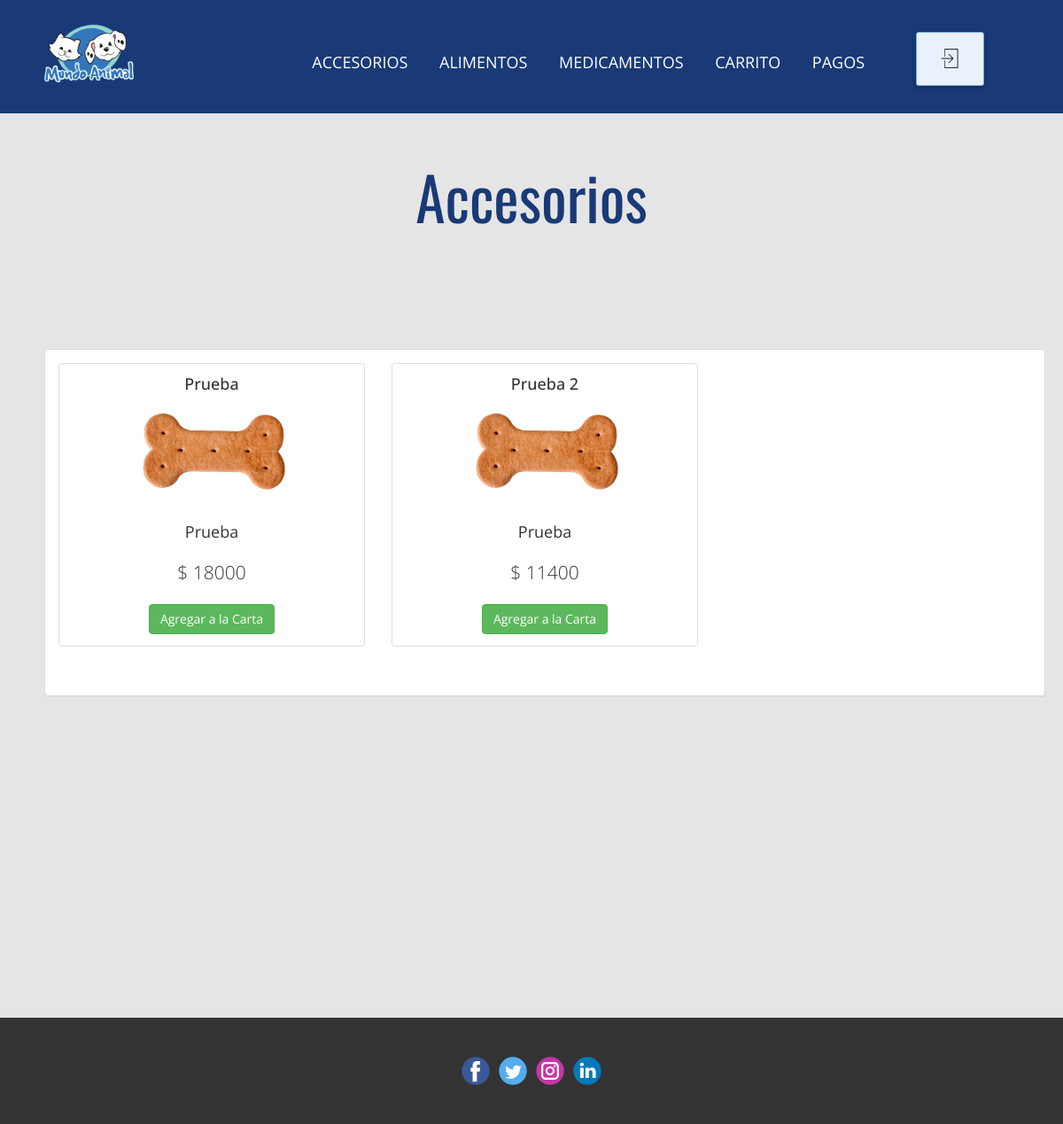
Screenshot of /view/ofertas.php (signed in) with the database file from the repository.
### tables this page shows
CREATE TABLE productos (
  idproductos INT AUTO_INCREMENT PRIMARY KEY,
  nombre VARCHAR(45) NOT NULL,
  imagen VARCHAR(255),
  descripcion VARCHAR(45) NOT NULL,
  precio DOUBLE NOT NULL,
  iva DOUBLE NOT NULL,
  categoria_id INT NOT NULL,
  proveedor_id BIGINT NOT NULL);

### view/ofertas.php (the view, shortened to what this page needs)
<?php
include('Configuracion.php');
?>
<!DOCTYPE html>
<html style="font-size: 18px;">
<head>
  <link rel="stylesheet" href="../css/nicepage2.css" media="screen">
  <link rel="stylesheet" href="../css/productos.css" media="screen">
  <link rel="stylesheet" href="http://maxcdn.bootstrapcdn.com/bootstrap/3.3.7/css/bootstrap.min.css">
</head>
<body class="u-body u-xl-mode">
  <header class="u-clearfix u-custom-color-1 u-header u-sticky u-sticky-1a32 u-header" id="sec-090a">
    <div class="u-clearfix u-sheet u-sheet-1">
      <a href="ofertas.php" class="u-image u-logo u-image-1" data-image-width="600" data-image-height="600"><img src="../images/MundoAnimal.png" class="u-logo-image u-logo-image-1"></a>
      <a href="logout.php" class="u-border-1 u-border-palette-1-light-1 u-btn u-btn-round u-button-style u-palette-1-light-3 u-radius-3 u-text-palette-1-dark-2 u-btn-1"><span class="u-file-icon u-icon u-icon-1"><img src="../images/149408.png" alt=""></span></a>
      <nav class="u-menu u-menu-dropdown u-offcanvas u-menu-1" data-responsive-from="MD">
        <div class="u-custom-menu u-nav-container">
          <ul class="u-nav u-unstyled u-nav-1">
            <li class="u-nav-item"><a class="u-button-style u-nav-link u-text-active-white u-text-hover-white" href="ofertas.php" style="padding: 10px 11px 10px 20px;">ACCESORIOS</a></li>
            <li class="u-nav-item"><a class="u-button-style u-nav-link u-text-active-white u-text-hover-white" href="alimentos.php" style="padding: 10px 11px 10px 20px;">ALIMENTOS</a></li>
            <li class="u-nav-item"><a class="u-button-style u-nav-link u-text-active-white u-text-hover-white" href="medicamentos.php" style="padding: 10px 11px 10px 20px;">MEDICAMENTOS</a></li>
            <li class="u-nav-item"><a class="u-button-style u-nav-link u-text-active-white u-text-hover-white" href="VerCarta.php" style="padding: 10px 11px 10px 20px;">CARRITO</a></li>
            <li class="u-nav-item"><a class="u-button-style u-nav-link u-text-active-white u-text-hover-white" href="Pagos.php" style="padding: 10px 11px 10px 20px;">PAGOS</a></li>
          </ul>
        </div>
      </nav>
    </div>
  </header>
  <section class="u-align-center u-clearfix u-grey-10 u-section-1 u-list-item-2" id="carousel_c142">
    <div class="u-clearfix u-sheet u-sheet-1">
      <h1 class="u-custom-font u-font-oswald u-text u-text-default u-text-palette-3-base u-text-1">
        <span class="u-text-palette-1-base">
          <font color="#193a77">Accesorios</font>
        </span>
      </h1>
      <div class="u-expanded-width u-list u-list-1">
        <div class="container">
          <div class="panel panel-default">
            <div class="panel-body">
              <div id="products" class="row list-group">
                <?php
                $query = $db->query("SELECT * FROM productos where categoria_id=1");
                if ($query->num_rows > 0) {
                  while ($row = $query->fetch_assoc()) {
                ?>
                    <div class="item col-lg-4">
                      <div class="thumbnail">
                        <div class="caption">
                          <h4 class="list-group-item-heading"><?php echo $row["nombre"]; ?></h4>
                          <center><img class="img-responsive" src="../images/ImagesProductos/<?php echo $row["imagen"]; ?>" alt="" width="200px"></img></center>
                          <p class="list-group-item-text"><?php echo $row["descripcion"]; ?></p>
                          <p class="lead"><?php echo '$ ' . $row["precio"]; ?></p>
                          <a class="btn btn-success" href="AccionCarta.php?action=addToCart&idproductos=<?php echo $row["idproductos"]; ?>">Agregar a la Carta</a>
                        </div>
                      </div>
                    </div>
                  <?php }
                } else { ?>
                  <p>Producto(s) no existe.....</p>
                <?php } ?>
              </div>
            </div>
          </div>
        </div>
      </div>
    </div>
  </section>
  <footer class="u-clearfix u-footer u-grey-80" id="sec-e03f">
    <div class="u-clearfix u-sheet u-sheet-1">
      <div class="u-align-left u-social-icons u-spacing-10 u-social-icons-1">
        <a class="u-social-url" title="facebook" target="_blank" href=""><span class="u-icon u-social-facebook u-social-icon u-icon-1"><svg class="u-svg-link" preserveAspectRatio="xMidYMin slice" viewBox="0 0 112 112" style="">
              <use xmlns:xlink="http://www.w3.org/1999/xlink" xlink:href="#svg-6c39"></use>
            </svg></span>
        </a>
        <a class="u-social-url" title="twitter" target="_blank" href=""><span class="u-icon u-social-icon u-social-twitter u-icon-2"><svg class="u-svg-link" preserveAspectRatio="xMidYMin slice" viewBox="0 0 112 112" style="">
              <use xmlns:xlink="http://www.w3.org/1999/xlink" xlink:href="#svg-7c16"></use>
            </svg></span>
        </a>
        <a class="u-social-url" title="instagram" target="_blank" href=""><span class="u-icon u-social-icon u-social-instagram u-icon-3"><svg class="u-svg-link" preserveAspectRatio="xMidYMin slice" viewBox="0 0 112 112" style="">
              <use xmlns:xlink="http://www.w3.org/1999/xlink" xlink:href="#svg-05c0"></use>
            </svg></span>
        </a>
        <a class="u-social-url" title="linkedin" target="_blank" href=""><span class="u-icon u-social-icon u-social-linkedin u-icon-4"><svg class="u-svg-link" preserveAspectRatio="xMidYMin slice" viewBox="0 0 112 112" style="">
              <use xmlns:xlink="http://www.w3.org/1999/xlink" xlink:href="#svg-c26f"></use>
            </svg></span>
        </a>
      </div>
    </div>
  </footer>
</body>
</html>

### css/productos.css (style rules this page uses)
.u-section-1 { background-image: none; }
.u-section-1 .u-sheet-1 { min-height: 1021px; }
.u-section-1 .u-text-1 { font-size: 3.75rem; margin: 57px auto 0; }
.u-section-1 .u-list-1 { grid-template-rows: auto auto; margin: 115px 0 60px; }

### view/ofertas.php (style rules this page uses)
.container { padding: 20px; }

### rows the page displays
productos: nombre "Prueba", imagen (picture), descripcion "Prueba", precio "18000"
productos: nombre "Prueba 2", imagen (picture), descripcion "Prueba", precio "11400"
